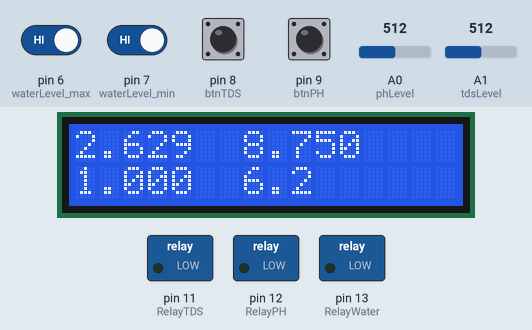
This sketch was run on a simulated Arduino Mega 2560, built with avr-gcc and run on an emulated ATmega2560. Shown: 16×2 character LCD, switched loads named in the sketch (green lamp = pin HIGH). The inputs (shaded band) are chosen by the test bench; at power-on: pin 6 (waterLevel_max), pin 7 (waterLevel_min), pin 8 (btnTDS), pin 9 (btnPH) HIGH, A0 (phLevel) = 512, A1 (tdsLevel) = 512.

Above: at 2.7 s.
2.8 s: pin 7 (waterLevel_min) driven LOW
At 3.8 s:
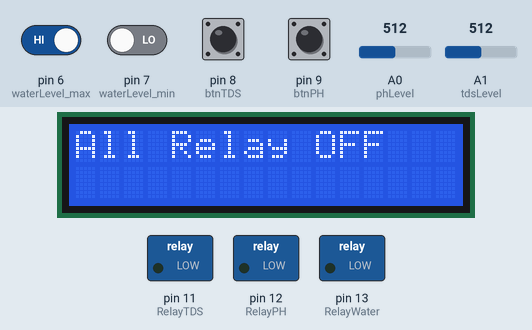
4.6 s: pin 6 (waterLevel_max) driven LOW
At 5.7 s:
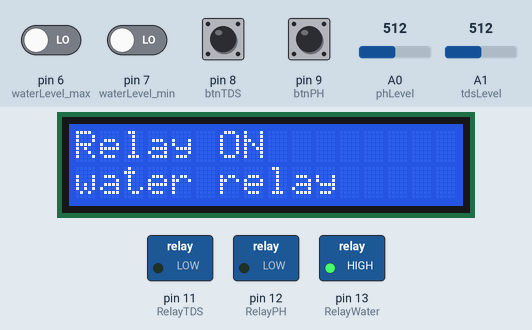
6.2 s: pin 6 (waterLevel_max) driven HIGH
At 6.29 s:
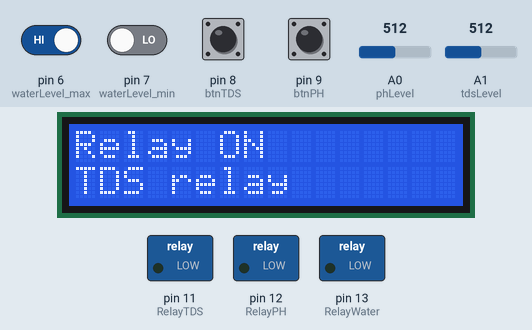
9.2 s: pin 7 (waterLevel_min) driven HIGH
At 10.6 s:
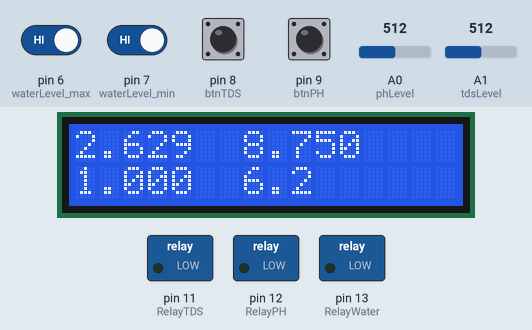
11.4 s: A0 (phLevel) set to 716
14.4 s: A0 (phLevel) set to 810
At 15.6 s:
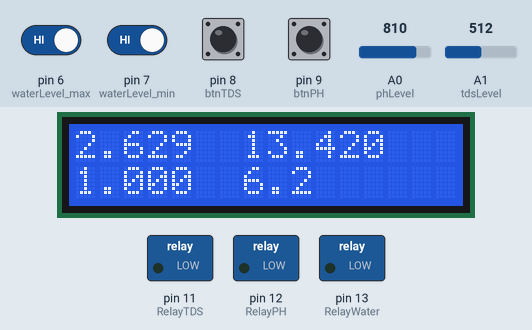
Timing chart, 0 to 17.4 s (numbered marks = the images above; inputs shaded):
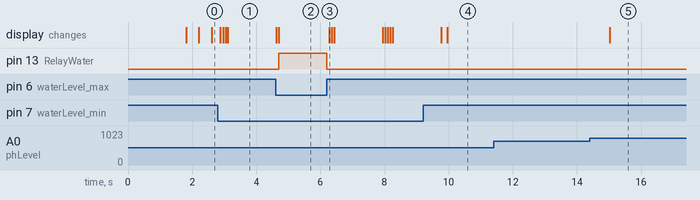

The sketch:

total_code.ino
```cpp
//Water senosr model number  : SEN0204
//TDS sensor model number    : SEN0244
//PH sensor model number     : SEN0169
//1602 LCD I2C module
//Arduino MEGA
//relay * 3

#include <Wire.h>
#include <LiquidCrystal_I2C.h>

//PH sensor part
#define Offset 0.00  //deviation compensate
#define samplingInterval 20
#define printInterval 800
#define ArrayLenth 40     //times of collection
int pHArray[ArrayLenth];  //Store the average value of the sensor feedback
int pHArrayIndex = 0;

//TDS sensor part
#define VREF 5.0           // analog reference voltage(Volt) of the ADC
#define SCOUNT 30          // sum of sample point
int analogBuffer[SCOUNT];  // store the analog value in the array, read from ADC
int analogBufferTemp[SCOUNT];
int analogBufferIndex = 0, copyIndex = 0;
float averageVoltage = 0, temperature = 25;

//Used pin number
//D6, D7, D8, D9, D11, D12, D13, D20(SDA), D21(SCL)
//A0, A1
#define waterLevel_max 6  //water sensor input pin number(stop relay)
#define waterLevel_min 7  //water sensor input pin number(start relay)
#define phLevel A0        //ph sensor input pin number(analog)
#define tdsLevel A1       //tds sensor input pin number(analog)
#define RelayWater 13     //water relay pin number
#define RelayPH 12        //ph relay pin number
#define RelayTDS 11       //tds relay pin number
#define btnPH 9           //button(PH delay time contorl) pin number
#define btnTDS 8          //button(TDS delay time contorl) pin number


LiquidCrystal_I2C lcd1602(0x27, 16, 2);  //16*2 LCD I2C module setting
int Liquid_level_bottom = 0;             //water sensor state variable
int Liquid_level_top = 0;                //water sensor state variable
static float PH_level;                   //ph sensor state variable
double TDS_level_raw = 0;                //tds sensor state variable
double TDS_level = TDS_level_raw / 500;  //실사용 TDS 센서 값

//User setting value
static float PH_goal = 6.2;      //Target PH
static float PH_goal_max = 7.0;  //최대 PH 농도 설정값
static float PH_goal_min = 5.0;  //최대 PH 농도 설정값
static float PH_interval = 0.2;  //버튼 push 시 증가량
double TDS_goal = 1.0;           //Target TDS
double TDS_goal_max = 1.5;       //최대 TDS 농도 설정값
double TDS_goal_min = 0.5;       //최대 TDS 농도 설정값
double TDS_interval = 0.1;       //버튼 push 시 증가량

void setup() {
  Serial.begin(9600);
  pinMode(waterLevel_min, INPUT);
  pinMode(waterLevel_max, INPUT);
  pinMode(btnPH, INPUT_PULLUP);
  pinMode(btnTDS, INPUT_PULLUP);
  pinMode(tdsLevel, INPUT);
  pinMode(RelayWater, OUTPUT);
  pinMode(RelayPH, OUTPUT);
  pinMode(RelayTDS, OUTPUT);
  digitalWrite(RelayWater, LOW);
  digitalWrite(RelayPH, LOW);
  digitalWrite(RelayTDS, LOW);
  lcd1602.init();
  lcd1602.backlight();
  lcd1602.setCursor(0, 0);
  lcd1602.print(F("Power On"));
  delay(1500);
  Serial.begin(9600);
}
int tick = 2000;
int btnFlg1 = 0;
int btnFlg2 = 0;
int btn1Chk(){
  if(digitalRead(btnPH) == 0){
    btnFlg1 = 1;
    return 0;
  }
  if(btnFlg1 == 1){
    btnFlg1 = 0;
    return 1;
  }
  return 0;
}

int btn2Chk(){
  if(digitalRead(btnTDS) == 0){
    btnFlg2 = 1;
    return 0;
  }
  if(btnFlg2 == 1){
    btnFlg2 = 0;
    return 1;
  }
  return 0;
}


void loop() {
  Liquid_level_bottom = digitalRead(waterLevel_min);  //하단 수위 센서 값
  Liquid_level_top = digitalRead(waterLevel_max);  //상단 수위 센서 값
  sensingPH();                                     //PH 농도 측정
  sensingTDS();                                    //TDS 농도 측정
  if(tick == 5000){
    lcdCurrent();  //lcd에 현재 농도 표기
    tick = 0 ;
  }
  tick++;

  if (Liquid_level_bottom == 0) {

    lcdRelayOn(1);
    digitalWrite(RelayWater, HIGH);
    Liquid_level_top = digitalRead(waterLevel_max);
    while (Liquid_level_top != 1)
      Liquid_level_top = digitalRead(waterLevel_max);
    digitalWrite(RelayWater, LOW);

    lcdRelayOn(2);
    digitalWrite(RelayTDS, HIGH);
    sensingTDS();
    while (TDS_level < TDS_goal)
      sensingTDS();
    digitalWrite(RelayTDS, LOW);

    lcdRelayOn(3);
    digitalWrite(RelayPH, HIGH);
    sensingPH();
    while (PH_level < PH_goal)
      sensingPH();
    digitalWrite(RelayPH, LOW);

    lcd1602.init();
    lcd1602.setCursor(0, 0);
    lcd1602.print(F("All Relay OFF"));
    delay(1500);
    lcd1602.clear();
  } else if (Liquid_level_bottom == 1) {
    if (btn1Chk() == 1) {  //PH 목표 농도 설정 코드
      if (PH_goal < PH_goal_max - PH_interval) {
        PH_goal += PH_interval;
        sensingPH();
      } else {
        PH_goal = PH_goal_min;
        sensingPH();
      }
      delay(100);
    }
    if (btn2Chk() == 1) {
      if (TDS_goal < TDS_goal_max) {
        TDS_goal += TDS_interval;
        sensingTDS();
      } else {
        TDS_goal = TDS_goal_min;
        sensingTDS();
      }
      delay(100);
    }
  }
}

void lcdRelayOn(int i) {  //water(1),tds(2),ph(3)
  lcd1602.init();
  lcd1602.setCursor(0, 0);
  lcd1602.print(F("Relay ON"));
  lcd1602.setCursor(0, 1);
  switch (i) {
    case 1:
      lcd1602.print(F("water relay"));
      break;
    case 2:
      lcd1602.print(F("TDS relay"));
      break;
    case 3:
      lcd1602.print(F("PH relay"));
      break;
    default:
      break;
  }
}

void sensingPH() {  //PH 농도 센서
  static unsigned long samplingTime = millis();
  static unsigned long printTime = millis();
  static float voltage;

  if (millis() - samplingTime > samplingInterval) {
    pHArray[pHArrayIndex++] = analogRead(phLevel);
    if (pHArrayIndex == ArrayLenth)
      pHArrayIndex = 0;
    voltage = avergearray(pHArray, ArrayLenth) * 5.0 / 1024;
    PH_level = 3.5 * voltage + Offset;
    samplingTime = millis();
  }
}

void sensingTDS() {  //TDS 농도 센서
  static unsigned long analogSampleTimepoint = millis();
  if (millis() - analogSampleTimepoint > 40U) {  //every 40 milliseconds,read the analog value from the ADC
    analogSampleTimepoint = millis();
    analogBuffer[analogBufferIndex] = analogRead(tdsLevel);  //read the analog value and store into the buffer
    analogBufferIndex++;
    if (analogBufferIndex == SCOUNT)
      analogBufferIndex = 0;
  }
  static unsigned long printTimepoint = millis();
  if (millis() - printTimepoint > 800U) {
    printTimepoint = millis();
    for (copyIndex = 0; copyIndex < SCOUNT; copyIndex++)
      analogBufferTemp[copyIndex] = analogBuffer[copyIndex];
    averageVoltage = getMedianNum(analogBufferTemp, SCOUNT) * (float)VREF / 1024.0;
    float compensationCoefficient = 1.0 + 0.02 * (temperature - 25.0);
    float compensationVolatge = averageVoltage / compensationCoefficient;
    TDS_level_raw = (133.42 * compensationVolatge * compensationVolatge * compensationVolatge - 255.86 * compensationVolatge * compensationVolatge + 857.39 * compensationVolatge) * 0.5;
  }
  TDS_level = TDS_level_raw / 500;
}

void lcdCurrent() {
  lcd1602.setCursor(12, 0);
  lcd1602.print(F("  "));


  lcd1602.setCursor(0, 0);
  lcd1602.print(TDS_level, 3);
  lcd1602.print(F("  "));
  lcd1602.print(PH_level, 3);

  lcd1602.setCursor(0, 1);
  lcd1602.print(TDS_goal, 3);
  lcd1602.print(F("  "));
  lcd1602.print(PH_goal, 1);
}

int getMedianNum(int bArray[], int iFilterLen) {
  int bTab[iFilterLen];
  for (byte i = 0; i < iFilterLen; i++)
    bTab[i] = bArray[i];
  int i, j, bTemp;
  for (j = 0; j < iFilterLen - 1; j++) {
    for (i = 0; i < iFilterLen - j - 1; i++) {
      if (bTab[i] > bTab[i + 1]) {
        bTemp = bTab[i];
        bTab[i] = bTab[i + 1];
        bTab[i + 1] = bTemp;
      }
    }
  }
  if ((iFilterLen & 1) > 0)
    bTemp = bTab[(iFilterLen - 1) / 2];
  else
    bTemp = (bTab[iFilterLen / 2] + bTab[iFilterLen / 2 - 1]) / 2;
  return bTemp;
}

double avergearray(int* arr, int number) {
  int i;
  int max, min;
  double avg;
  long amount = 0;
  if (number <= 0) {
    Serial.println(F("Error number for the array to avraging!/n"));
    return 0;
  }
  if (number < 5) {  //less than 5, calculated directly statistics
    for (i = 0; i < number; i++) {
      amount += arr[i];
    }
    avg = amount / number;
    return avg;
  } else {
    if (arr[0] < arr[1]) {
      min = arr[0];
      max = arr[1];
    } else {
      min = arr[1];
      max = arr[0];
    }
    for (i = 2; i < number; i++) {
      if (arr[i] < min) {
        amount += min;  //arr<min
        min = arr[i];
      } else {
        if (arr[i] > max) {
          amount += max;  //arr>max
          max = arr[i];
        } else {
          amount += arr[i];  //min<=arr<=max
        }
      }  //if
    }    //for
    avg = (double)amount / (number - 2);
  }  //if
  return avg;
}
```

water_sensor_test.cpp
```cpp
double Liquid_level = 0;
void setup() {
	Serial.begin(9600);
	pinMode(7, INPUT);
	Serial.println("Serial start");
}

void loop() {
	Liquid_level = digitalRead(7);
	Serial.print("Liquid_level= ");
	Serial.println(Liquid_level);
	//Serial.println(Liquid_level,DEC);
	delay(1000);
}
```

Measured:
- after the input at 2.8 s, the display: first changes after 0.08 s (image 1 shows a later state)
- after the input at 4.6 s, pin 13 (RelayWater): LOW → HIGH after 0.10 s
- after the input at 6.2 s, pin 13 (RelayWater): HIGH → LOW at once; the display: changes after 0.08 s (image 3)
- after the input at 11.4 s, every drawn part: stays the same
- after the input at 14.4 s, the display: changes after 0.63 s (image 5)
